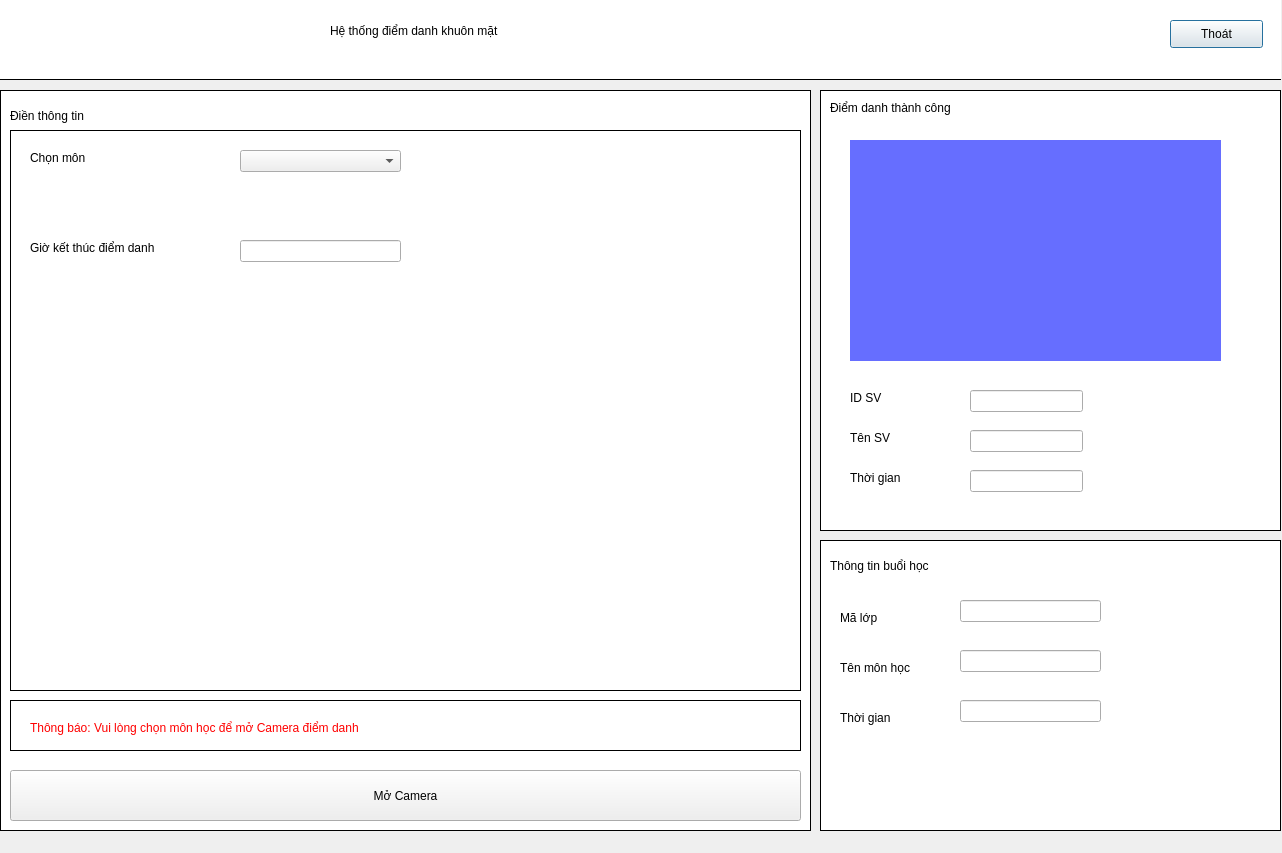
<?xml version="1.0" encoding="UTF-8"?>
<ui version="4.0">
 <class>Dialog</class>
 <widget class="QDialog" name="Dialog">
  <property name="geometry">
   <rect>
    <x>0</x>
    <y>0</y>
    <width>1282</width>
    <height>853</height>
   </rect>
  </property>
  <property name="windowTitle">
   <string>Dialog</string>
  </property>
  <widget class="QWidget" name="widget" native="true">
   <property name="geometry">
    <rect>
     <x>0</x>
     <y>0</y>
     <width>1281</width>
     <height>80</height>
    </rect>
   </property>
   <property name="styleSheet">
    <string notr="true">QWidget#widget{
border-bottom:1px solid black;
	background-color: rgb(255, 255, 255);
}</string>
   </property>
   <widget class="QLabel" name="label_2">
    <property name="geometry">
     <rect>
      <x>330</x>
      <y>5</y>
      <width>791</width>
      <height>51</height>
     </rect>
    </property>
    <property name="styleSheet">
     <string notr="true">font: 28pt &quot;MS Shell Dlg 2&quot;;</string>
    </property>
    <property name="text">
     <string>Hệ thống điểm danh khuôn mặt</string>
    </property>
   </widget>
   <widget class="QPushButton" name="btnExit">
    <property name="geometry">
     <rect>
      <x>1170</x>
      <y>20</y>
      <width>93</width>
      <height>28</height>
     </rect>
    </property>
    <property name="text">
     <string>Thoát</string>
    </property>
   </widget>
  </widget>
  <widget class="QWidget" name="widget_2" native="true">
   <property name="geometry">
    <rect>
     <x>0</x>
     <y>90</y>
     <width>811</width>
     <height>741</height>
    </rect>
   </property>
   <property name="styleSheet">
    <string notr="true">QWidget#widget_2{
border:1px solid black;
	background-color: rgb(255, 255, 255);
}</string>
   </property>
   <widget class="QLabel" name="label_11">
    <property name="geometry">
     <rect>
      <x>10</x>
      <y>10</y>
      <width>151</width>
      <height>31</height>
     </rect>
    </property>
    <property name="styleSheet">
     <string notr="true">font: 10pt &quot;MS Shell Dlg 2&quot;;</string>
    </property>
    <property name="text">
     <string>Điền thông tin</string>
    </property>
   </widget>
   <widget class="QWidget" name="widget_5" native="true">
    <property name="geometry">
     <rect>
      <x>10</x>
      <y>40</y>
      <width>791</width>
      <height>561</height>
     </rect>
    </property>
    <property name="styleSheet">
     <string notr="true">QWidget#widget_5{
border:1px solid black;

}</string>
    </property>
    <widget class="QLabel" name="label_12">
     <property name="geometry">
      <rect>
       <x>20</x>
       <y>20</y>
       <width>131</width>
       <height>16</height>
      </rect>
     </property>
     <property name="text">
      <string>Chọn môn</string>
     </property>
    </widget>
    <widget class="QComboBox" name="cbMon">
     <property name="geometry">
      <rect>
       <x>230</x>
       <y>20</y>
       <width>161</width>
       <height>22</height>
      </rect>
     </property>
     <item>
      <property name="text">
       <string/>
      </property>
     </item>
    </widget>
    <widget class="QLabel" name="label">
     <property name="geometry">
      <rect>
       <x>20</x>
       <y>110</y>
       <width>131</width>
       <height>16</height>
      </rect>
     </property>
     <property name="text">
      <string>Giờ kết thúc điểm danh</string>
     </property>
    </widget>
    <widget class="QLineEdit" name="tfEnd">
     <property name="geometry">
      <rect>
       <x>230</x>
       <y>110</y>
       <width>161</width>
       <height>22</height>
      </rect>
     </property>
    </widget>
   </widget>
   <widget class="QWidget" name="widget_7" native="true">
    <property name="geometry">
     <rect>
      <x>10</x>
      <y>610</y>
      <width>791</width>
      <height>51</height>
     </rect>
    </property>
    <property name="styleSheet">
     <string notr="true">QWidget#widget_7{
border:1px solid black;
}</string>
    </property>
    <widget class="QLabel" name="label_14">
     <property name="geometry">
      <rect>
       <x>20</x>
       <y>20</y>
       <width>681</width>
       <height>16</height>
      </rect>
     </property>
     <property name="styleSheet">
      <string notr="true">font: 12pt &quot;MS Shell Dlg 2&quot;;
color: rgb(255, 0, 0);</string>
     </property>
     <property name="text">
      <string>Thông báo: Vui lòng chọn môn học để mở Camera điểm danh</string>
     </property>
    </widget>
   </widget>
   <widget class="QPushButton" name="btnDetection">
    <property name="geometry">
     <rect>
      <x>10</x>
      <y>680</y>
      <width>791</width>
      <height>51</height>
     </rect>
    </property>
    <property name="styleSheet">
     <string notr="true">QWidget#pushButton{
border:1px solid black;background-color: rgb(85, 255, 255);
}
</string>
    </property>
    <property name="text">
     <string>Mở Camera</string>
    </property>
   </widget>
  </widget>
  <widget class="QWidget" name="widget_3" native="true">
   <property name="geometry">
    <rect>
     <x>820</x>
     <y>90</y>
     <width>461</width>
     <height>441</height>
    </rect>
   </property>
   <property name="styleSheet">
    <string notr="true">QWidget#widget_3{
border:1px solid black;
	background-color: rgb(255, 255, 255);
}</string>
   </property>
   <widget class="QLabel" name="label_3">
    <property name="geometry">
     <rect>
      <x>10</x>
      <y>10</y>
      <width>151</width>
      <height>16</height>
     </rect>
    </property>
    <property name="text">
     <string>Điểm danh thành công</string>
    </property>
   </widget>
   <widget class="QLabel" name="label_4">
    <property name="geometry">
     <rect>
      <x>30</x>
      <y>300</y>
      <width>55</width>
      <height>16</height>
     </rect>
    </property>
    <property name="text">
     <string>ID SV</string>
    </property>
   </widget>
   <widget class="QLabel" name="label_5">
    <property name="geometry">
     <rect>
      <x>30</x>
      <y>340</y>
      <width>55</width>
      <height>16</height>
     </rect>
    </property>
    <property name="text">
     <string>Tên SV</string>
    </property>
   </widget>
   <widget class="QLabel" name="label_6">
    <property name="geometry">
     <rect>
      <x>30</x>
      <y>380</y>
      <width>55</width>
      <height>16</height>
     </rect>
    </property>
    <property name="text">
     <string>Thời gian</string>
    </property>
   </widget>
   <widget class="QLineEdit" name="tfIdSV">
    <property name="geometry">
     <rect>
      <x>150</x>
      <y>300</y>
      <width>113</width>
      <height>22</height>
     </rect>
    </property>
    <property name="styleSheet">
     <string notr="true">QWidget#lineEdit_2{
border:1px solid black;
}
</string>
    </property>
   </widget>
   <widget class="QLineEdit" name="tfTenSV">
    <property name="geometry">
     <rect>
      <x>150</x>
      <y>340</y>
      <width>113</width>
      <height>22</height>
     </rect>
    </property>
    <property name="styleSheet">
     <string notr="true">QWidget#lineEdit_3{
border:1px solid black;
}
</string>
    </property>
   </widget>
   <widget class="QLineEdit" name="tfDD">
    <property name="geometry">
     <rect>
      <x>150</x>
      <y>380</y>
      <width>113</width>
      <height>22</height>
     </rect>
    </property>
    <property name="styleSheet">
     <string notr="true">QWidget#lineEdit_4{
border:1px solid black;
}
</string>
    </property>
   </widget>
   <widget class="QLabel" name="photo">
    <property name="geometry">
     <rect>
      <x>30</x>
      <y>50</y>
      <width>371</width>
      <height>221</height>
     </rect>
    </property>
    <property name="styleSheet">
     <string notr="true">background: rgb(102, 110, 255)</string>
    </property>
    <property name="text">
     <string/>
    </property>
   </widget>
  </widget>
  <widget class="QWidget" name="widget_4" native="true">
   <property name="geometry">
    <rect>
     <x>820</x>
     <y>540</y>
     <width>461</width>
     <height>291</height>
    </rect>
   </property>
   <property name="styleSheet">
    <string notr="true">QWidget#widget_4{
border:1px solid black;
	background-color: rgb(255, 255, 255);
}</string>
   </property>
   <widget class="QLabel" name="label_7">
    <property name="geometry">
     <rect>
      <x>10</x>
      <y>10</y>
      <width>191</width>
      <height>31</height>
     </rect>
    </property>
    <property name="styleSheet">
     <string notr="true">font: 10pt &quot;MS Shell Dlg 2&quot;;</string>
    </property>
    <property name="text">
     <string>Thông tin buổi học</string>
    </property>
   </widget>
   <widget class="QLabel" name="label_8">
    <property name="geometry">
     <rect>
      <x>20</x>
      <y>70</y>
      <width>91</width>
      <height>16</height>
     </rect>
    </property>
    <property name="text">
     <string>Mã lớp</string>
    </property>
   </widget>
   <widget class="QLabel" name="label_9">
    <property name="geometry">
     <rect>
      <x>20</x>
      <y>120</y>
      <width>81</width>
      <height>16</height>
     </rect>
    </property>
    <property name="text">
     <string>Tên môn học</string>
    </property>
   </widget>
   <widget class="QLabel" name="label_10">
    <property name="geometry">
     <rect>
      <x>20</x>
      <y>170</y>
      <width>81</width>
      <height>16</height>
     </rect>
    </property>
    <property name="text">
     <string>Thời gian</string>
    </property>
   </widget>
   <widget class="QLineEdit" name="tfIdLop">
    <property name="geometry">
     <rect>
      <x>140</x>
      <y>60</y>
      <width>141</width>
      <height>22</height>
     </rect>
    </property>
    <property name="styleSheet">
     <string notr="true">QWidget#lineEdit_5{
border:1px solid black;
}
</string>
    </property>
   </widget>
   <widget class="QLineEdit" name="tfTenMon">
    <property name="geometry">
     <rect>
      <x>140</x>
      <y>110</y>
      <width>141</width>
      <height>22</height>
     </rect>
    </property>
    <property name="styleSheet">
     <string notr="true">QWidget#lineEdit_6{
border:1px solid black;
}
</string>
    </property>
   </widget>
   <widget class="QLineEdit" name="tfThoiGian">
    <property name="geometry">
     <rect>
      <x>140</x>
      <y>160</y>
      <width>141</width>
      <height>22</height>
     </rect>
    </property>
    <property name="styleSheet">
     <string notr="true">QWidget#lineEdit_7{
border:1px solid black;
}
</string>
    </property>
   </widget>
  </widget>
 </widget>
 <resources/>
 <connections/>
</ui>
